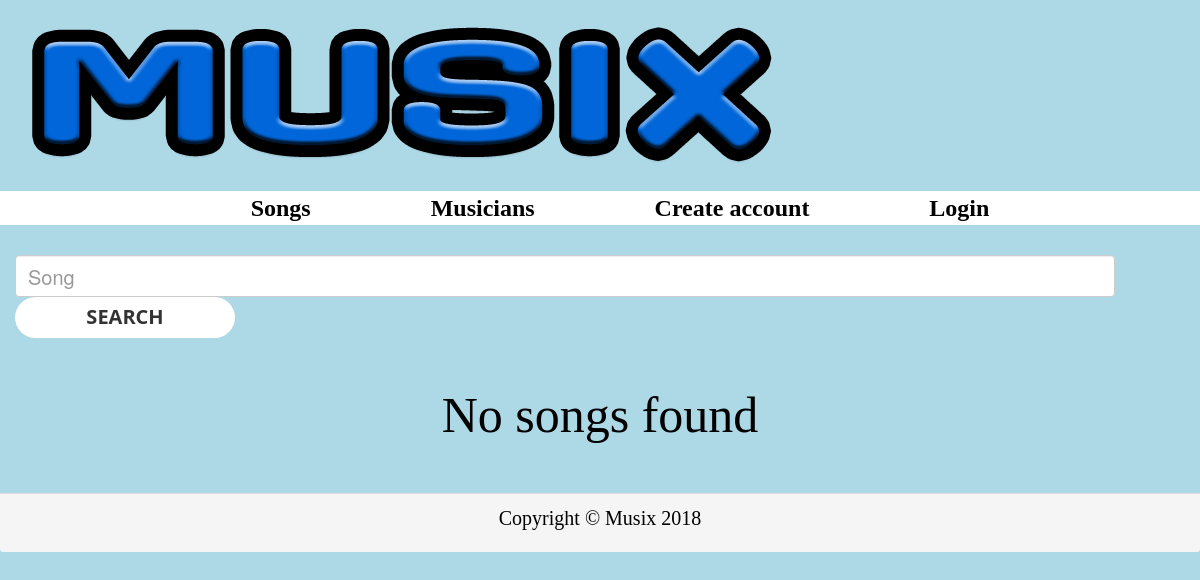
/songs, run on an earlier commit of the app's database.
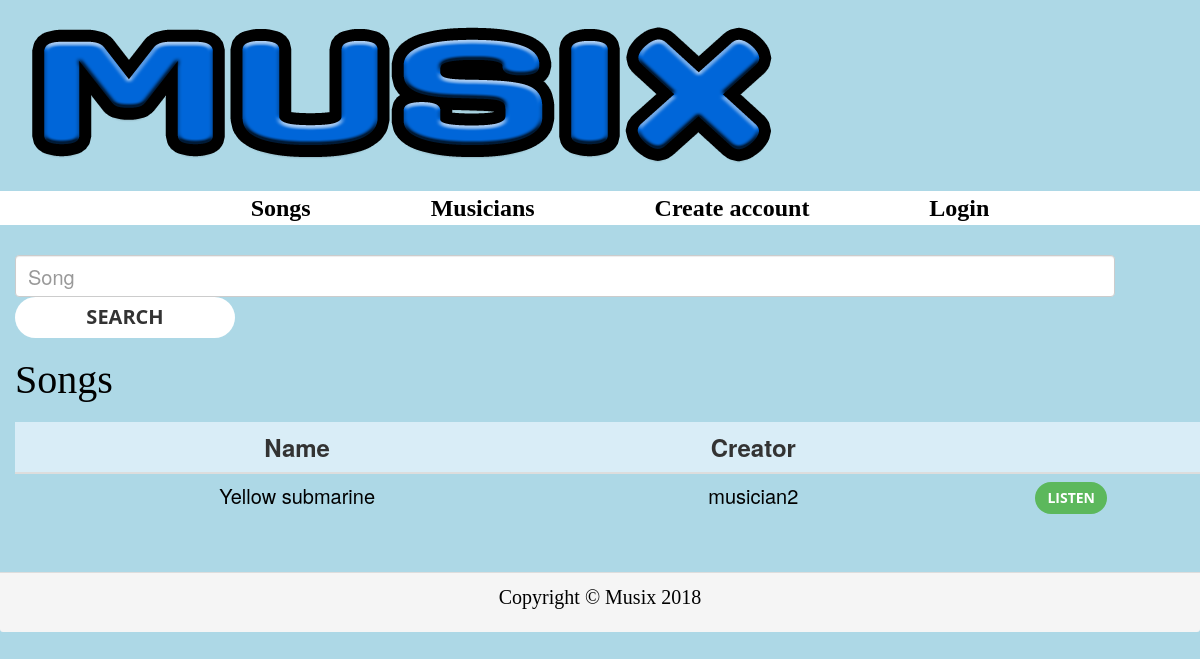
And on a later commit of the database.
### main/models.py (models this page shows, shortened)
class Song(models.Model):
    name = models.CharField(max_length=20, blank=False)
    author = models.CharField(max_length=30, blank=False)
    tune = models.CharField(max_length=10, blank=False, choices=TUNES)
    accidental = models.CharField(max_length=10, blank=True,
                                  choices=ACCIDENTALS)
    tonality = models.CharField(max_length=10, blank=False, choices=TONALITIES)
    bpm = models.IntegerField(null=False, validators=[MinValueValidator(0),
                                                      MaxValueValidator(500)])
    description = models.TextField(max_length=500, blank=False)
    additionalInstruments = models.BooleanField(null=False)
    score = models.FileField(blank=True, upload_to='scores', null=True)
    finished = models.BooleanField(default=False, null=False)
    finishedSong = models.FileField(blank=True, upload_to='songs', null=True)
    creator = models.ForeignKey(Musician, on_delete=models.DO_NOTHING,
                                null=True)
    requiredInstruments = models.ManyToManyField(Instrument, blank=True)

class Actor(models.Model):
    user = models.OneToOneField(User, on_delete=models.CASCADE)
    class Meta:
        abstract = True

class Musician(Actor):
    phone = models.CharField(max_length=20, blank=True)
    gender = models.CharField(max_length=7, blank=True, choices=GENDERS)
    description = models.TextField(max_length=500, blank=True)
    photo = models.ImageField(null=True, blank=True, upload_to='photos')
    country = models.CharField(max_length=100, blank=True, choices=COUNTRIES)
    city = models.CharField(max_length=100, blank=True)
    registrationDate = models.DateField()
    premium = models.BooleanField(default=False, null=False)
    banned = models.BooleanField(default=False, null=False)

### main/views/song.py (the view)
# urls.py: url(r'^songs', views.songs, name='songs'),
def songs(request):
    user = request.user.is_authenticated()
    participations = []
    if user:
        logged = True
        tracks = Track.objects.filter(musician=request.user.musician)\
            .exclude(status="D")
        for t in tracks:
            participations.append(t.song)
    else:
        logged = False
    all_songs = service.songs(logged)
    if request.method == 'POST':
        form = SearchSongForm(request.POST)
        if form.is_valid():
            text = form.cleaned_data['text']
            if text == "":
                found_songs = all_songs
            else:
                found_songs = Song.objects.filter(Q(name__icontains=text) |
                                                  Q(author__icontains=text))
            page_songs = request.GET.get("page", 1)
            paginator_songs = Paginator(found_songs, 7)
            try:
                p_songs = paginator_songs.page(page_songs)
            except (PageNotAnInteger, EmptyPage):
                p_songs = paginator_songs.page(1)
            return render(request, 'songs.html', {'form': form,
                                                  'songs': p_songs,
                                                  'participations':
                                                      participations})
    else:
        form = SearchSongForm()
        page_songs = request.GET.get("page", 1)
        paginator_songs = Paginator(all_songs, 7)
        try:
            p_songs = paginator_songs.page(page_songs)
        except (PageNotAnInteger, EmptyPage):
            p_songs = paginator_songs.page(1)
        return render(request, 'songs.html', {'form': form, 'songs': p_songs,
                                              'participations':
                                                  participations})

### main/forms.py
class SearchSongForm(forms.Form):
    text = forms.CharField(label='', widget=forms.TextInput, required=False)

### main/services/song.py (called while the page is built)
def songs(logged):
    if logged:
        all_songs = Song.objects.all()
    else:
        all_songs = Song.objects.filter(finished=True)
    return all_songs

### templates/songs.html (shortened to what this page needs)
{% include 'base.html' %}
{% load static %}
<link type="text/css" rel="stylesheet" href="{% static "css/songs.css" %}"/>
<div>
    {% include "header.html" %}
</div>
<div>
    {% include "menu.html" %}
</div>
<div id="divSearcher">
    <form class="form-inline" id='searchForm' method='post' action='' name="search">
        <div class="form-group">
            <input id="id_text" type='text' name="text"
                   placeholder="Song"
                   class="form-control" size="20"/>
        </div>
        <input type="submit" class="btn btn-default" value="Search" id="buttonSearch">
    </form>
</div>
{% if songs %}
    <div>
        <h1 id="titleSongs">Songs</h1>
    </div>
    <div id="tableSongsDiv">
        <table class="table table-responsive table-hover" id="tableSongs">
            <thead>
                <tr class="info">
                    <th>Name</th>
                    <th onclick="sortTable(1, 'tableSongsDiv')">Creator</th>
                    <th onclick="sortTable(2, 'tableSongsDiv')"></th>
                </tr>
            </thead>
            <tbody>
                {% for s in songs %}
                    <tr>
                        <td>
                            <a href="/song/{{ s.id }}" id="infoButton">{{ s.name }}</a>
                        </td>
                        {% if s.creator.user != user %}
                            <td>
                                <a href="profile/{{ s.creator.user.username }}" id="infoButton">
                                    {{ s.creator.user.username }}
                            </a>
                            </td>
                            <td>
                                {% if not s.finished %}
                                    {% if s not in participations  %}
                                        <a href="/uploadTrack/{{ s.id }}" role="button" class="btn btn-success"
                                        id="participateButton">Participate</a>
                                     {% else %}
                                        You have already participated
                                     {% endif %}
                                {% elif s.finished %}
                                    <button class="btn btn-success" id="listenButton"
                                            onclick="location.href='/song/{{ s.id }}'">
                                        Listen
                                    </button>
                                {% endif %}
                            </td>
                        {% else %}
                            <td>You</td>
                            <td></td>
                        {% endif %}
                    </tr>
                {% endfor %}
            </tbody>
        </table>
    </div>
{% else %}
    <div id="notSongsDiv">
        <h1 id="h1NotSongs">No songs found</h1>
    </div>
{% endif %}
<div>
    {% include "footer.html" %}
</div>

What changed in the data, as far as the page shows it:
added Song: name "Yellow submarine", creator.user.username "musician2"
Also different on the page:
text no longer shown: "No songs found"
text now shown: "Songs Name Creator"
